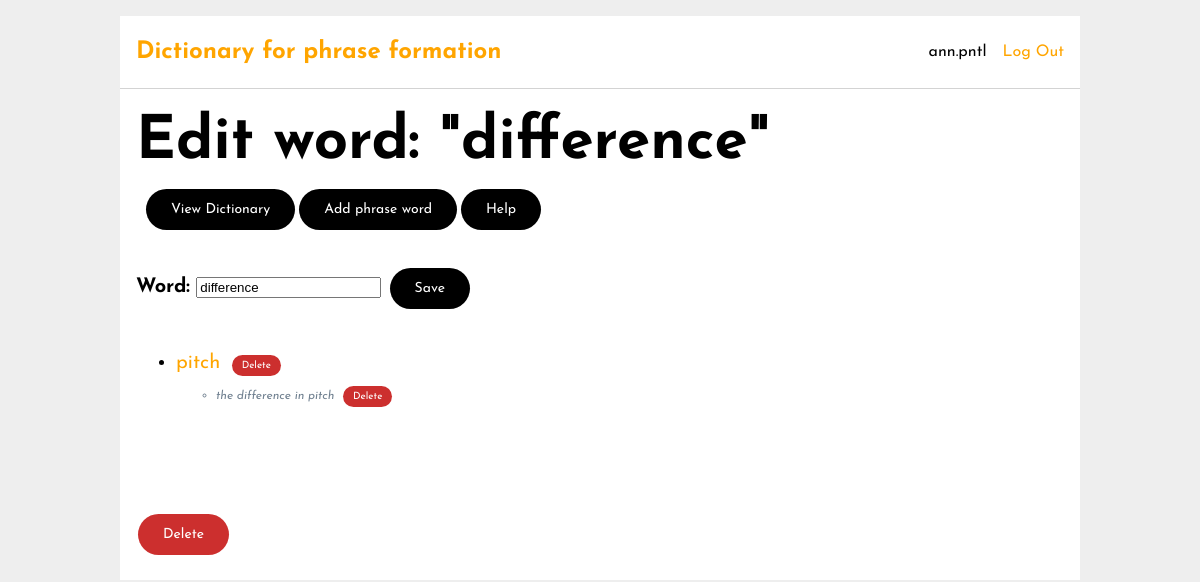
Page /37/edit (signed in) on the committed database.
### tables this page shows
CREATE TABLE user (
  id INTEGER PRIMARY KEY AUTOINCREMENT,
  username TEXT UNIQUE NOT NULL,
  password TEXT NOT NULL
);

CREATE TABLE word (
  id INTEGER PRIMARY KEY AUTOINCREMENT,
  name TEXT UNIQUE NOT NULL,
  user_id INTEGER NOT NULL,
  FOREIGN KEY (user_id) REFERENCES user (id),
  unique (name)
);

CREATE TABLE phrase (
  id INTEGER PRIMARY KEY AUTOINCREMENT,
  name TEXT UNIQUE NOT NULL,
  user_id INTEGER NOT NULL,
  FOREIGN KEY (user_id) REFERENCES user (id),
  unique (name)
);

### dictionary/dict.py (the view, shortened to what this page needs)
@bp.route("/<int:word_id>/edit", methods=("GET", "POST"))
@login_required
def edit_word(word_id):
    word = get_word(word_id)
    phrases = get_phrases(word_id)
    phrasewords = get_all_phrase_words(word_id)
    return render_template("dictionary/edit_word.html", word=word, phrases=phrases, phrasewords=phrasewords)

### dictionary/auth.py (called while the page is built)
def login_required(view):
    @functools.wraps(view)
    def wrapped_view(**kwargs):
        if g.user is None:
            return redirect(url_for('auth.login'))
        return view(**kwargs)
    return wrapped_view

@bp.before_app_request
def load_logged_in_user():
    user_id = session.get('user_id')
    if user_id is None:
        g.user = None
    else:
        g.user = get_db().execute(
            'SELECT * FROM user WHERE id = ?', (user_id,)
        ).fetchone()

### dictionary/db.py (called while the page is built)
def get_db():
    if "db" not in g:
        g.db = sqlite3.connect(
            current_app.config["DATABASE"], detect_types=sqlite3.PARSE_DECLTYPES
        )
        g.db.row_factory = sqlite3.Row
    return g.db

### dictionary/dict.py (called while the page is built)
def get_word(word_id, check_user=True):
    word = (
        get_db()
        .execute(
            "SELECT word.id, word.name, word.user_id"
            " FROM word"
            " WHERE word.id = ?",
            (word_id,),
        ).fetchone()
    )
    if word is None:
        abort(404, "Word id {0} doesn't exist.".format(word_id))
    '''
    if check_user and word["user_id"] != g.user["id"]:
        abort(403)
    '''
    return word

def get_phrases(word_id):
    phrases = (
        get_db()
        .execute(
            "SELECT DISTINCT phrel.phraseId, phrase.name"
            " FROM phrel"
            " JOIN word ON phrel.wordId = word.id "
            " JOIN phrase ON phrel.phraseId = phrase.id"
            " WHERE phrel.wordId = ? ",
            (word_id,),
        )
        .fetchall()
    )
    if phrases is None:
        abort(404, "Phrases for word id {0} don't exist.".format(word_id))
    return phrases

def get_all_phrase_words(word_id):
    phrase_words = (
        get_db()
        .execute(
            "SELECT DISTINCT rel.phraseWordId, phrase_word.name"
            " FROM rel"
            " JOIN word main_word ON rel.mainWordId = main_word.id "
            " JOIN word phrase_word ON rel.phraseWordId = phrase_word.id"
            " WHERE rel.mainWordId = ?",
            (word_id,),
        )
        .fetchall()
    )
    if phrase_words is None:
        abort(404, "Words for phrase formation for word id {0} don't exist.".format(word_id))
    return phrase_words

### dictionary/templates/dictionary/edit_word.html (shortened to what this page needs)
{% extends 'base.html' %}
{% block header %}
    <h1>{% block title %}Edit word: "{{ word['name'] }}"{% endblock %}</h1>
{% endblock %}
{% block buttons %}
    <ul>
        <li><a href="{{ url_for("dict.index") }}" class="button">View Dictionary</a></li>
        <li><a href="{{ url_for('dict.add_phrase_word', word_id=word['id']) }}" class="button">Add phrase word</a></li>
        <li>
            <div class="popup" onclick="myFunction()">Help
            </div>
        </li>
    </ul>
{% endblock %}
{% block content %}
    <form class="main" method="post">
        <label for="word">Word:</label>
        <input name="word" id="word" value="{{ request.form["word"] or word['name'] }}" required>
        <input type="submit" value="Save">
    </form>
    <ul class="word">
    {% for phrase_word in phrasewords %}
        <li>
        <form action="{{ url_for('dict.delete_phrase_word', word_id=word['id'], phrase_word_id=phrase_word['phraseWordId']) }}" method="post">
            <a href="{{ url_for('dict.view_word', word_id=phrase_word['phraseWordId']) }}" class="link">{{ phrase_word['name'] }}</a>
            <input class="delete" type="submit" value="Delete" onclick="return confirm('Are you sure?');">
        </form></li>
        <ul>
            {% for phrase in phrases %}
                    {% if phrase_word["name"] in phrase["name"] %}
                        <li class="phrase">
                        <form action="{{ url_for('dict.delete_phrase', word_id=word['id'], phrase_id=phrase['id']) }}" method="post" style="flex-direction: row;">
                            {{ phrase["name"] }}
                            <input class="delete" type="submit" value="Delete" onclick="return confirm('Are you sure?');">
                        </form></li>
                    {% endif %}
                {% endfor %}
            </ul>
    {% endfor %}
    </ul>
    <form action="{{ url_for('dict.delete_word', word_id=word['id']) }}" method="post" style="margin-top: 10%">
            <input class="danger" type="submit" value="Delete" onclick="return confirm('Are you sure?');">
    </form>
{% endblock %}

### dictionary/templates/base.html (shortened to what this page needs)
<!doctype html>
<link rel="stylesheet" href="{{ url_for('static', filename='style.css') }}">
<nav>
  <h1><a href="{{ url_for('index') }}">Dictionary for phrase formation</a></h1>
  <ul>
    {% if g.user %}
      <li><span>{{ g.user['username'] }}</span>
      <li><a href="{{ url_for('auth.logout') }}" class="link">Log Out</a>
    {% else %}
      <li><a href="{{ url_for('auth.register') }}" class="link">Register</a>
      <li><a href="{{ url_for('auth.login') }}" class="link">Log In</a>
    {% endif %}
  </ul>
</nav>
<hr>
<section class="content">
  <header>
    {% block header %}{% endblock %}
  </header>
  <nav>
      {% block buttons %}{% endblock %}
  </nav>
  {% block content %}{% endblock %}
</section>

### dictionary/static/style.css (style rules this page uses)
h1, h2, h3, h4, h5, h6 { color: #000000; margin: 1rem 0; }
a { color: orange; text-decoration: none !important; }
hr { border: none; border-top: 1px solid lightgray; }
nav { background: white; display: flex; align-items: center; padding: 0 0.5rem; padding-top: 0.5rem; }
nav h1 { flex: auto; }
nav h1 a { text-decoration: none; padding: 0.25rem 0.5rem; }
nav ul { display: flex; list-style: none; margin: 0; padding: 0; }
nav ul li a, nav ul li span, header .action { display: block; padding: 0.5rem; }
.content { padding: 0 1rem 1rem; font-size: 20px; }
.content > header { display: flex; align-items: flex-end; }
.content > header h1 { flex: auto; margin: 1rem 0 0.25rem 0; font-size: 3em; }
.content form { padding-top: 5px; padding-bottom: 5px; }
.content form.main { padding-top: 30px; padding-bottom: 15px; }
.content label { font-weight: bold; margin-bottom: 0.5em; }
.content input, .content textarea { margin-bottom: 1em; resize: vertical; }
input[type=submit] { font-family: 'Josefin Sans', sans-serif; background-color: #000000; border: none; color: white; padding: 13px 25px; text-align: center; text-decoration: none; display: inline-block; font-size: 14px; margin: 4px 2px; cursor: pointer; border-radius: 38px; transition-duration: 0.4s; }
input.danger { background-color: #cc2f2e; }
input.delete { background-color: #cc2f2e; font-family: 'Josefin Sans', sans-serif; padding: 5px 10px; text-align: center; text-decoration: none; display: inline; font-size: 10px; margin: 0 5px; cursor: pointer; border-radius: 38px; transition-duration: 0.4s; }
.button { background-color: #000000; border: none; color: white; padding: 13px 25px; text-align: center; text-decoration: none; display: inline-block; font-size: 14px; margin: 4px 2px; cursor: pointer; border-radius: 38px; transition-duration: 0.4s; }
a.link { text-decoration: none !important; }
.phrase { color: slategray; font-style: italic; font-size: 12px; }
.popup { background-color: #000000; border: none; color: white; padding: 13px 25px; text-align: center; text-decoration: none; position: relative; display: inline-block; cursor: pointer; font-size: 14px; margin: 4px 2px; border-radius: 38px; transition-duration: 0.4s; -webkit-user-select: none; -moz-user-select: none; -ms-user-select: none; user-select: none; }

### rows in the picture
user: user.username "ann.pntl"
word: name "difference", word "difference"
word: name "pitch"
phrase: name "the difference in pitch"
